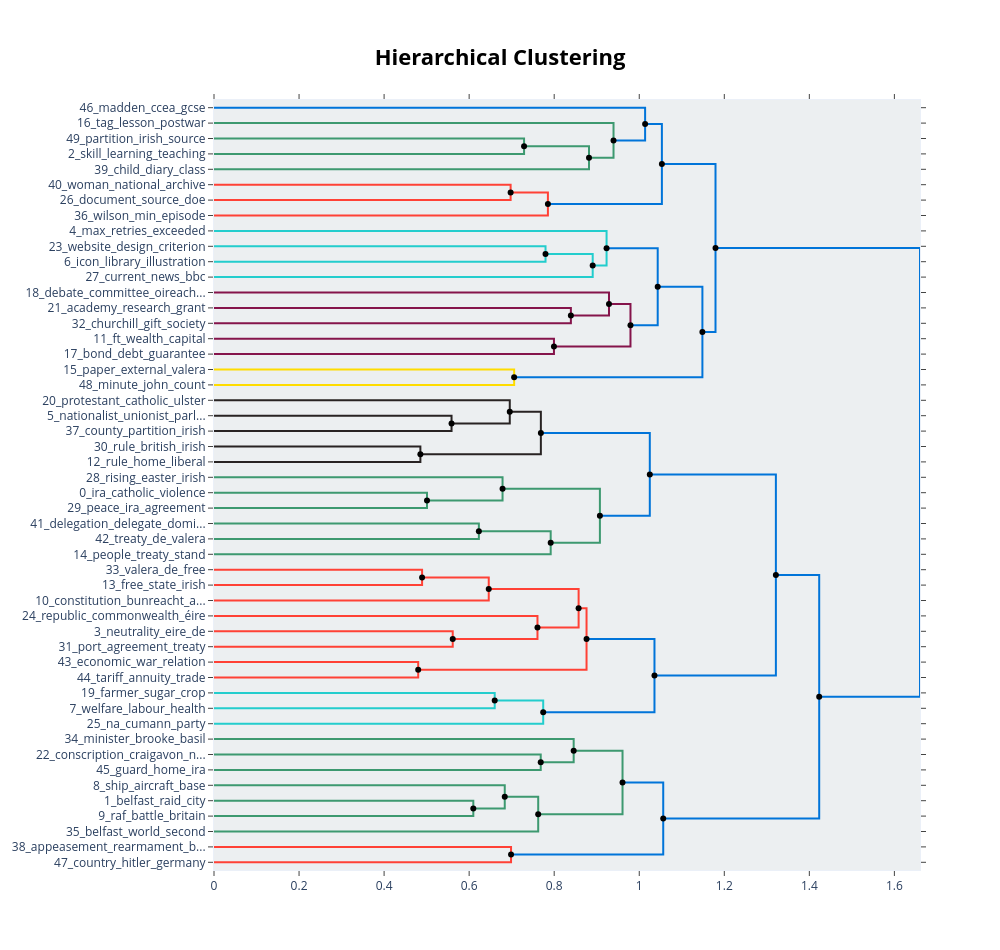

Here is the notebook cell this chart was saved with:
### Code cell
hierarchical_textbook_topics_option1 = option1_textbook_model.hierarchical_topics(option1_docs_textbooks)

# Visualize the hierarchical topics
print("Creating hierarchical textbook topics visualization...")

# Use the hierarchical_model to create the visualization
hierarchy_fig_textbook_option1 = option1_textbook_model.visualize_hierarchy(hierarchical_topics=hierarchical_textbook_topics_option1)

# Also save as HTML
hierarchy_fig_textbook_option1.write_html("../outputs/analysis_results/no_interview/visualizations/option1/option1_textbook_hierarchical_topics.html")

### Figure 1 — Plotly figure (JSON) as saved in the notebook; plotly's stock layout.template omitted (floating-point values rounded to 4 significant figures)
{"data": [{"hoverinfo": "text", "marker": {"color": "rgb(61,153,112)"}, "mode": "lines", "text": ["partition_irish_source_lesson_rule", "", "", "skill_learning_teaching_option_éire"], "type": "scatter", "x": [0.0, 0.7291, 0.7291, 0.0], "xaxis": "x", "y": [-25.0, -25.0, -35.0, -35.0], "yaxis": "y"}, {"hoverinfo": "text", "marker": {"color": "rgb(61,153,112)"}, "mode": "lines", "text": ["skill_learning_teaching_option_éire", "", "", "child_diary_class_air_raid"], "type": "scatter", "x": [0.7291, 0.8818, 0.8818, 0.0], "xaxis": "x", "y": [-30.0, -30.0, -45.0, -45.0], "yaxis": "y"}, {"hoverinfo": "text", "marker": {"color": "rgb(61,153,112)"}, "mode": "lines", "text": ["tag_lesson_postwar_victorian_workshop", "", "", "skill_learning_teaching_option_class"], "type": "scatter", "x": [0.0, 0.9395, 0.9395, 0.8818], "xaxis": "x", "y": [-15.0, -15.0, -37.5, -37.5], "yaxis": "y"}, {"hoverinfo": "text", "marker": {"color": "rgb(0,116,217)"}, "mode": "lines", "text": ["madden_ccea_gcse_guide_dvd", "", "", "tag_lesson_skill_learning_teaching"], "type": "scatter", "x": [0.0, 1.014, 1.014, 0.9395], "xaxis": "x", "y": [-5.0, -5.0, -26.25, -26.25], "yaxis": "y"}, {"hoverinfo": "text", "marker": {"color": "rgb(255,65,54)"}, "mode": "lines", "text": ["woman_national_archive_lalor_markievicz", "", "", "document_source_doe_extract_referring"], "type": "scatter", "x": [0.0, 0.6975, 0.6975, 0.0], "xaxis": "x", "y": [-55.0, -55.0, -65.0, -65.0], "yaxis": "y"}, {"hoverinfo": "text", "marker": {"color": "rgb(255,65,54)"}, "mode": "lines", "text": ["woman_document_doe_source_extract", "", "", "wilson_min_episode_volume_henry"], "type": "scatter", "x": [0.6975, 0.7852, 0.7852, 0.0], "xaxis": "x", "y": [-60.0, -60.0, -75.0, -75.0], "yaxis": "y"}, {"hoverinfo": "text", "marker": {"color": "rgb(0,116,217)"}, "mode": "lines", "text": ["tag_lesson_skill_learning_éire", "", "", "woman_document_wilson_doe_source"], "type": "scatter", "x": [1.014, 1.053, 1.053, 0.7852], "xaxis": "x", "y": [-15.62, -15.62, -67.5, -67.5], "yaxis": "y"}, {"hoverinfo": "text", "marker": {"color": "rgb(35,205,205)"}, "mode": "lines", "text": ["website_design_criterion_bristol_success", "", "", "icon_library_illustration_software_search"], "type": "scatter", "x": [0.0, 0.7796, 0.7796, 0.0], "xaxis": "x", "y": [-95.0, -95.0, -105.0, -105.0], "yaxis": "y"}, {"hoverinfo": "text", "marker": {"color": "rgb(35,205,205)"}, "mode": "lines", "text": ["icon_library_illustration_search_software", "", "", "current_news_bbc_forum_irish"], "type": "scatter", "x": [0.7796, 0.8905, 0.8905, 0.0], "xaxis": "x", "y": [-100.0, -100.0, -115.0, -115.0], "yaxis": "y"}, {"hoverinfo": "text", "marker": {"color": "rgb(35,205,205)"}, "mode": "lines", "text": ["max_retries_exceeded_object_resolve", "", "", "icon_library_illustration_search_software"], "type": "scatter", "x": [0.0, 0.9232, 0.9232, 0.8905], "xaxis": "x", "y": [-85.0, -85.0, -107.5, -107.5], "yaxis": "y"}, {"hoverinfo": "text", "marker": {"color": "rgb(133,20,75)"}, "mode": "lines", "text": ["academy_research_grant_collection_prize", "", "", "churchill_gift_society_legacy_ic"], "type": "scatter", "x": [0.0, 0.8392, 0.8392, 0.0], "xaxis": "x", "y": [-135.0, -135.0, -145.0, -145.0], "yaxis": "y"}, {"hoverinfo": "text", "marker": {"color": "rgb(133,20,75)"}, "mode": "lines", "text": ["debate_committee_oireachtas_schedule_find", "", "", "academy_churchill_research_member_international"], "type": "scatter", "x": [0.0, 0.9289, 0.9289, 0.8392], "xaxis": "x", "y": [-125.0, -125.0, -140.0, -140.0], "yaxis": "y"}, {"hoverinfo": "text", "marker": {"color": "rgb(133,20,75)"}, "mode": "lines", "text": ["ft_wealth_capital_research_uk", "", "", "bond_debt_guarantee_land_ifs"], "type": "scatter", "x": [0.0, 0.7994, 0.7994, 0.0], "xaxis": "x", "y": [-155.0, -155.0, -165.0, -165.0], "yaxis": "y"}, {"hoverinfo": "text", "marker": {"color": "rgb(133,20,75)"}, "mode": "lines", "text": ["committee_debate_academy_churchill_international", "", "", "ft_wealth_uk_capital_bond"], "type": "scatter", "x": [0.9289, 0.9794, 0.9794, 0.7994], "xaxis": "x", "y": [-132.5, -132.5, -160.0, -160.0], "yaxis": "y"}, {"hoverinfo": "text", "marker": {"color": "rgb(0,116,217)"}, "mode": "lines", "text": ["icon_search_illustration_library_software", "", "", "research_debate_committee_ft_uk"], "type": "scatter", "x": [0.9232, 1.043, 1.043, 0.9794], "xaxis": "x", "y": [-96.25, -96.25, -146.2, -146.2], "yaxis": "y"}, {"hoverinfo": "text", "marker": {"color": "rgb(255,220,0)"}, "mode": "lines", "text": ["paper_external_valera_de_department", "", "", "minute_john_count_boland_walshe"], "type": "scatter", "x": [0.0, 0.7058, 0.7058, 0.0], "xaxis": "x", "y": [-175.0, -175.0, -185.0, -185.0], "yaxis": "y"}, {"hoverinfo": "text", "marker": {"color": "rgb(0,116,217)"}, "mode": "lines", "text": ["search_library_icon_illustration_archive", "", "", "department_john_paper_external_de"], "type": "scatter", "x": [1.043, 1.149, 1.149, 0.7058], "xaxis": "x", "y": [-121.2, -121.2, -180.0, -180.0], "yaxis": "y"}, {"hoverinfo": "text", "marker": {"color": "rgb(0,116,217)"}, "mode": "lines", "text": ["tag_lesson_skill_learning_document", "", "", "search_library_icon_archive_illustration"], "type": "scatter", "x": [1.053, 1.179, 1.179, 1.149], "xaxis": "x", "y": [-41.56, -41.56, -150.6, -150.6], "yaxis": "y"}, {"hoverinfo": "text", "marker": {"color": "rgb(40,35,35)"}, "mode": "lines", "text": ["nationalist_unionist_parliament_election_government", "", "", "county_partition_irish_free_formed"], "type": "scatter", "x": [0.0, 0.5586, 0.5586, 0.0], "xaxis": "x", "y": [-205.0, -205.0, -215.0, -215.0], "yaxis": "y"}, {"hoverinfo": "text", "marker": {"color": "rgb(40,35,35)"}, "mode": "lines", "text": ["protestant_catholic_ulster_plantation_source", "", "", "nationalist_unionist_county_parliament_partition"], "type": "scatter", "x": [0.0, 0.6955, 0.6955, 0.5586], "xaxis": "x", "y": [-195.0, -195.0, -210.0, -210.0], "yaxis": "y"}, {"hoverinfo": "text", "marker": {"color": "rgb(40,35,35)"}, "mode": "lines", "text": ["rule_british_irish_province_home", "", "", "rule_home_liberal_party_redmond"], "type": "scatter", "x": [0.0, 0.4853, 0.4853, 0.0], "xaxis": "x", "y": [-225.0, -225.0, -235.0, -235.0], "yaxis": "y"}, {"hoverinfo": "text", "marker": {"color": "rgb(40,35,35)"}, "mode": "lines", "text": ["catholic_unionist_protestant_nationalist_county", "", "", "rule_home_irish_british_parliament"], "type": "scatter", "x": [0.6955, 0.7686, 0.7686, 0.4853], "xaxis": "x", "y": [-202.5, -202.5, -230.0, -230.0], "yaxis": "y"}, {"hoverinfo": "text", "marker": {"color": "rgb(61,153,112)"}, "mode": "lines", "text": ["ira_catholic_violence_loyalist_army", "", "", "peace_ira_agreement_truce_government"], "type": "scatter", "x": [0.0, 0.5009, 0.5009, 0.0], "xaxis": "x", "y": [-255.0, -255.0, -265.0, -265.0], "yaxis": "y"}, {"hoverinfo": "text", "marker": {"color": "rgb(61,153,112)"}, "mode": "lines", "text": ["rising_easter_irish_sinn_dublin", "", "", "ira_catholic_violence_loyalist_force"], "type": "scatter", "x": [0.0, 0.6786, 0.6786, 0.5009], "xaxis": "x", "y": [-245.0, -245.0, -260.0, -260.0], "yaxis": "y"}, {"hoverinfo": "text", "marker": {"color": "rgb(61,153,112)"}, "mode": "lines", "text": ["delegation_delegate_dominion_george_lloyd", "", "", "treaty_de_valera_collins_plenipotentiary"], "type": "scatter", "x": [0.0, 0.6229, 0.6229, 0.0], "xaxis": "x", "y": [-275.0, -275.0, -285.0, -285.0], "yaxis": "y"}, {"hoverinfo": "text", "marker": {"color": "rgb(61,153,112)"}, "mode": "lines", "text": ["treaty_delegation_griffith_de_valera", "", "", "people_treaty_stand_irish_dáil"], "type": "scatter", "x": [0.6229, 0.7918, 0.7918, 0.0], "xaxis": "x", "y": [-280.0, -280.0, -295.0, -295.0], "yaxis": "y"}, {"hoverinfo": "text", "marker": {"color": "rgb(61,153,112)"}, "mode": "lines", "text": ["ira_catholic_violence_sinn_loyalist", "", "", "treaty_irish_griffith_delegation_people"], "type": "scatter", "x": [0.6786, 0.9075, 0.9075, 0.7918], "xaxis": "x", "y": [-252.5, -252.5, -287.5, -287.5], "yaxis": "y"}, {"hoverinfo": "text", "marker": {"color": "rgb(0,116,217)"}, "mode": "lines", "text": ["rule_protestant_nationalist_unionist_catholic", "", "", "ira_irish_catholic_violence_british"], "type": "scatter", "x": [0.7686, 1.025, 1.025, 0.9075], "xaxis": "x", "y": [-216.2, -216.2, -270.0, -270.0], "yaxis": "y"}, {"hoverinfo": "text", "marker": {"color": "rgb(255,65,54)"}, "mode": "lines", "text": ["valera_de_free_fianna_oath", "", "", "free_state_irish_treaty_republic"], "type": "scatter", "x": [0.0, 0.4893, 0.4893, 0.0], "xaxis": "x", "y": [-305.0, -305.0, -315.0, -315.0], "yaxis": "y"}, {"hoverinfo": "text", "marker": {"color": "rgb(255,65,54)"}, "mode": "lines", "text": ["free_state_valera_de_irish", "", "", "constitution_bunreacht_article_new_heireann"], "type": "scatter", "x": [0.4893, 0.6461, 0.6461, 0.0], "xaxis": "x", "y": [-310.0, -310.0, -325.0, -325.0], "yaxis": "y"}, {"hoverinfo": "text", "marker": {"color": "rgb(255,65,54)"}, "mode": "lines", "text": ["neutrality_eire_de_valera_war", "", "", "port_agreement_treaty_eire_britain"], "type": "scatter", "x": [0.0, 0.5614, 0.5614, 0.0], "xaxis": "x", "y": [-345.0, -345.0, -355.0, -355.0], "yaxis": "y"}, {"hoverinfo": "text", "marker": {"color": "rgb(255,65,54)"}, "mode": "lines", "text": ["republic_commonwealth_éire_reaction_eire", "", "", "eire_neutrality_valera_de_port"], "type": "scatter", "x": [0.0, 0.7607, 0.7607, 0.5614], "xaxis": "x", "y": [-335.0, -335.0, -350.0, -350.0], "yaxis": "y"}, {"hoverinfo": "text", "marker": {"color": "rgb(255,65,54)"}, "mode": "lines", "text": ["constitution_free_state_valera_de", "", "", "eire_neutrality_valera_de_port"], "type": "scatter", "x": [0.6461, 0.8574, 0.8574, 0.7607], "xaxis": "x", "y": [-317.5, -317.5, -342.5, -342.5], "yaxis": "y"}, {"hoverinfo": "text", "marker": {"color": "rgb(255,65,54)"}, "mode": "lines", "text": ["economic_war_relation_annuity_valera", "", "", "tariff_annuity_trade_farmer_britain"], "type": "scatter", "x": [0.0, 0.4802, 0.4802, 0.0], "xaxis": "x", "y": [-365.0, -365.0, -375.0, -375.0], "yaxis": "y"}, {"hoverinfo": "text", "marker": {"color": "rgb(255,65,54)"}, "mode": "lines", "text": ["valera_de_eire_state_constitution", "", "", "economic_annuity_britain_trade_free"], "type": "scatter", "x": [0.8574, 0.8761, 0.8761, 0.4802], "xaxis": "x", "y": [-330.0, -330.0, -370.0, -370.0], "yaxis": "y"}, {"hoverinfo": "text", "marker": {"color": "rgb(35,205,205)"}, "mode": "lines", "text": ["farmer_sugar_crop_good_coal", "", "", "welfare_labour_health_housing_government"], "type": "scatter", "x": [0.0, 0.6601, 0.6601, 0.0], "xaxis": "x", "y": [-385.0, -385.0, -395.0, -395.0], "yaxis": "y"}, {"hoverinfo": "text", "marker": {"color": "rgb(35,205,205)"}, "mode": "lines", "text": ["welfare_labour_health_shortage_coal", "", "", "na_cumann_party_government_clann"], "type": "scatter", "x": [0.6601, 0.7742, 0.7742, 0.0], "xaxis": "x", "y": [-390.0, -390.0, -405.0, -405.0], "yaxis": "y"}, {"hoverinfo": "text", "marker": {"color": "rgb(0,116,217)"}, "mode": "lines", "text": ["valera_de_state_free_britain", "", "", "welfare_labour_government_shortage_new"], "type": "scatter", "x": [0.8761, 1.036, 1.036, 0.7742], "xaxis": "x", "y": [-350.0, -350.0, -397.5, -397.5], "yaxis": "y"}, {"hoverinfo": "text", "marker": {"color": "rgb(0,116,217)"}, "mode": "lines", "text": ["catholic_irish_rule_ira_protestant", "", "", "state_valera_de_britain_free"], "type": "scatter", "x": [1.025, 1.321, 1.321, 1.036], "xaxis": "x", "y": [-243.1, -243.1, -373.8, -373.8], "yaxis": "y"}, {"hoverinfo": "text", "marker": {"color": "rgb(61,153,112)"}, "mode": "lines", "text": ["conscription_craigavon_nationalist_chamberlain_war", "", "", "guard_home_ira_counteracting_sectarian"], "type": "scatter", "x": [0.0, 0.7683, 0.7683, 0.0], "xaxis": "x", "y": [-425.0, -425.0, -435.0, -435.0], "yaxis": "y"}, {"hoverinfo": "text", "marker": {"color": "rgb(61,153,112)"}, "mode": "lines", "text": ["minister_brooke_basil_andrew_macdermott", "", "", "conscription_guard_craigavon_war_home"], "type": "scatter", "x": [0.0, 0.8458, 0.8458, 0.7683], "xaxis": "x", "y": [-415.0, -415.0, -430.0, -430.0], "yaxis": "y"}, {"hoverinfo": "text", "marker": {"color": "rgb(61,153,112)"}, "mode": "lines", "text": ["belfast_raid_city_bomb_night", "", "", "raf_battle_britain_luftwaffe_hitler"], "type": "scatter", "x": [0.0, 0.6098, 0.6098, 0.0], "xaxis": "x", "y": [-455.0, -455.0, -465.0, -465.0], "yaxis": "y"}, {"hoverinfo": "text", "marker": {"color": "rgb(61,153,112)"}, "mode": "lines", "text": ["ship_aircraft_base_boat_flying", "", "", "belfast_raid_city_raf_air"], "type": "scatter", "x": [0.0, 0.6837, 0.6837, 0.6098], "xaxis": "x", "y": [-445.0, -445.0, -460.0, -460.0], "yaxis": "y"}, {"hoverinfo": "text", "marker": {"color": "rgb(61,153,112)"}, "mode": "lines", "text": ["belfast_raid_city_raf_aircraft", "", "", "belfast_world_second_war_blitz"], "type": "scatter", "x": [0.6837, 0.7624, 0.7624, 0.0], "xaxis": "x", "y": [-452.5, -452.5, -475.0, -475.0], "yaxis": "y"}, {"hoverinfo": "text", "marker": {"color": "rgb(61,153,112)"}, "mode": "lines", "text": ["conscription_guard_craigavon_minister_home", "", "", "belfast_raid_city_raf_aircraft"], "type": "scatter", "x": [0.8458, 0.9607, 0.9607, 0.7624], "xaxis": "x", "y": [-422.5, -422.5, -463.8, -463.8], "yaxis": "y"}, {"hoverinfo": "text", "marker": {"color": "rgb(255,65,54)"}, "mode": "lines", "text": ["appeasement_rearmament_britain_policy_chamberlain", "", "", "country_hitler_germany_mussolini_dictator"], "type": "scatter", "x": [0.0, 0.6985, 0.6985, 0.0], "xaxis": "x", "y": [-485.0, -485.0, -495.0, -495.0], "yaxis": "y"}, {"hoverinfo": "text", "marker": {"color": "rgb(0,116,217)"}, "mode": "lines", "text": ["belfast_raid_city_war_aircraft", "", "", "appeasement_germany_britain_hitler_country"], "type": "scatter", "x": [0.9607, 1.056, 1.056, 0.6985], "xaxis": "x", "y": [-443.1, -443.1, -490.0, -490.0], "yaxis": "y"}, {"hoverinfo": "text", "marker": {"color": "rgb(0,116,217)"}, "mode": "lines", "text": ["irish_state_british_government_free", "", "", "belfast_war_raid_city_aircraft"], "type": "scatter", "x": [1.321, 1.423, 1.423, 1.056], "xaxis": "x", "y": [-308.4, -308.4, -466.6, -466.6], "yaxis": "y"}, {"hoverinfo": "text", "marker": {"color": "rgb(0,116,217)"}, "mode": "lines", "text": ["search_archive_tag_lesson_library", "", "", "irish_war_british_government_britain"], "type": "scatter", "x": [1.179, 1.66, 1.66, 1.423], "xaxis": "x", "y": [-96.09, -96.09, -387.5, -387.5], "yaxis": "y"}, {"hoverinfo": "text", "hovertext": ["skill_learning_teaching_option_éire", "woman_document_doe_source_extract", "tag_lesson_skill_learning_éire", "icon_library_illustration_search_software", "committee_debate_academy_churchill_international", "icon_search_illustration_library_software", "search_library_icon_illustration_archive", "tag_lesson_skill_learning_document", "catholic_unionist_protestant_nationalist_county", "treaty_delegation_griffith_de_valera", "ira_catholic_violence_sinn_loyalist", "rule_protestant_nationalist_unionist_catholic", "free_state_valera_de_irish", "constitution_free_state_valera_de", "valera_de_eire_state_constitution", "welfare_labour_health_shortage_coal", "valera_de_state_free_britain", "catholic_irish_rule_ira_protestant", "belfast_raid_city_raf_aircraft", "conscription_guard_craigavon_minister_home", "belfast_raid_city_war_aircraft", "irish_state_british_government_free", "search_archive_tag_lesson_library"], "marker": {"color": "black"}, "mode": "markers", "showlegend": false, "type": "scatter", "x": [0.7291, 0.6975, 1.014, 0.7796, 0.9289, 0.9232, 1.043, 1.053, 0.6955, 0.6229, 0.6786, 0.7686, 0.4893, 0.6461, 0.8574, 0.6601, 0.8761, 1.025, 0.6837, 0.8458, 0.9607, 1.321, 1.179], "y": [-30, -60, -15.62, -100, -132.5, -96.25, -121.2, -41.56, -202.5, -280, -252.5, -216.2, -310, -317.5, -330, -390, -350, -243.1, -452.5, -422.5, -443.1, -308.4, -96.09]}, {"hoverinfo": "text", "hovertext": ["skill_learning_teaching_option_class", "tag_lesson_skill_learning_teaching", "woman_document_wilson_doe_source", "icon_library_illustration_search_software", "academy_churchill_research_member_international", "ft_wealth_uk_capital_bond", "research_debate_committee_ft_uk", "department_john_paper_external_de", "search_library_icon_archive_illustration", "nationalist_unionist_county_parliament_partition", "rule_home_irish_british_parliament", "ira_catholic_violence_loyalist_force", "treaty_irish_griffith_delegation_people", "ira_irish_catholic_violence_british", "eire_neutrality_valera_de_port", "eire_neutrality_valera_de_port", "economic_annuity_britain_trade_free", "welfare_labour_government_shortage_new", "state_valera_de_britain_free", "conscription_guard_craigavon_war_home", "belfast_raid_city_raf_air", "belfast_raid_city_raf_aircraft", "appeasement_germany_britain_hitler_country", "belfast_war_raid_city_aircraft", "irish_war_british_government_britain"], "marker": {"color": "black"}, "mode": "markers", "showlegend": false, "type": "scatter", "x": [0.8818, 0.9395, 0.7852, 0.8905, 0.8392, 0.7994, 0.9794, 0.7058, 1.149, 0.5586, 0.4853, 0.5009, 0.7918, 0.9075, 0.5614, 0.7607, 0.4802, 0.7742, 1.036, 0.7683, 0.6098, 0.7624, 0.6985, 1.056, 1.423], "y": [-37.5, -26.25, -67.5, -107.5, -140, -160, -146.2, -180, -150.6, -210, -230, -260, -287.5, -270, -350, -342.5, -370, -397.5, -373.8, -430, -460, -463.8, -490, -466.6, -387.5]}], "layout": {"autosize": false, "height": 950, "hoverlabel": {"bgcolor": "white", "font": {"family": "Rockwell", "size": 16}}, "hovermode": "closest", "plot_bgcolor": "#ECEFF1", "showlegend": false, "title": {"font": {"color": "Black", "size": 22}, "text": "<b>Hierarchical Clustering</b>", "x": 0.5, "xanchor": "center", "yanchor": "top"}, "width": 1000, "xaxis": {"mirror": "allticks", "rangemode": "tozero", "showgrid": false, "showline": true, "showticklabels": true, "ticks": "outside", "type": "linear", "zeroline": false}, "yaxis": {"mirror": "allticks", "range": [-500, 0], "rangemode": "tozero", "showgrid": false, "showline": true, "showticklabels": true, "tickmode": "array", "ticks": "outside", "ticktext": ["46_madden_ccea_gcse", "16_tag_lesson_postwar", "49_partition_irish_source", "2_skill_learning_teaching", "39_child_diary_class", "40_woman_national_archive", "26_document_source_doe", "36_wilson_min_episode", "4_max_retries_exceeded", "23_website_design_criterion", "6_icon_library_illustration", "27_current_news_bbc", "18_debate_committee_oireach...", "21_academy_research_grant", "32_churchill_gift_society", "11_ft_wealth_capital", "17_bond_debt_guarantee", "15_paper_external_valera", "48_minute_john_count", "20_protestant_catholic_ulster", "5_nationalist_unionist_parl...", "37_county_partition_irish", "30_rule_british_irish", "12_rule_home_liberal", "28_rising_easter_irish", "0_ira_catholic_violence", "29_peace_ira_agreement", "41_delegation_delegate_domi...", "42_treaty_de_valera", "14_people_treaty_stand", "33_valera_de_free", "13_free_state_irish", "10_constitution_bunreacht_a...", "24_republic_commonwealth_éire", "3_neutrality_eire_de", "31_port_agreement_treaty", "43_economic_war_relation", "44_tariff_annuity_trade", "19_farmer_sugar_crop", "7_welfare_labour_health", "25_na_cumann_party", "34_minister_brooke_basil", "22_conscription_craigavon_n...", "45_guard_home_ira", "8_ship_aircraft_base", "1_belfast_raid_city", "9_raf_battle_britain", "35_belfast_world_second", "38_appeasement_rearmament_b...", "47_country_hitler_germany"], "tickvals": [-5, -15, -25, -35, -45, -55, -65, -75, -85, -95, -105, -115, -125, -135, -145, -155, -165, -175, -185, -195, -205, -215, -225, -235, -245, -255, -265, -275, -285, -295, -305, -315, -325, -335, -345, -355, -365, -375, -385, -395, -405, -415, -425, -435, -445, -455, -465, -475, -485, -495], "type": "linear", "zeroline": false}}}
